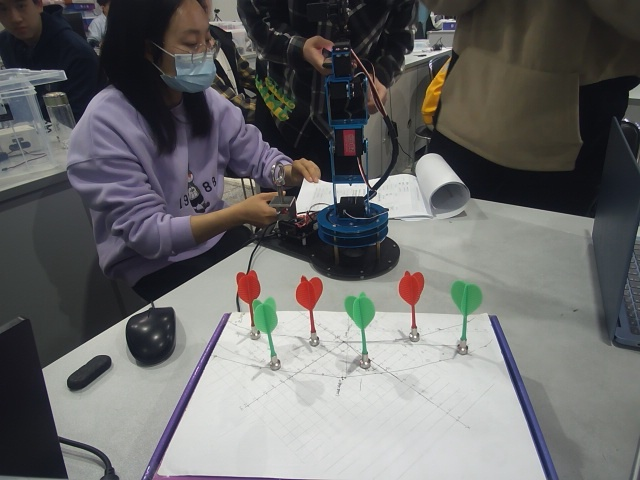
#> input picture object_detection/media/0.jpg, 640 x 480 px, found by its file name
$ python template.py
#> lines starting #> are read from the running program, lines starting #| are printed output that depends on the picture; after the words box and inside, x2 and y2 are one past the last pixel; in counts of white or black regions, pixels touching at a corner belong together; long printed decimals are rounded
# In[导入库]
import cv2
import numpy as np
import warnings
warnings.filterwarnings("ignore")
# In[待调节参数]
scale = 63/69.35
ori_of_world = np.array((333,340))
src_list = [(221,311), (146,477), (535,479), (474,311)] #四个顶点  左上、左下、右下、右上
# [11 lines of commented-out code are left out]
img = cv2.imread(r'.\0.JPG',1) #读取图片
#> img is the input picture: shape (480, 640, 3); mean B, G, R 105.5, 105.6, 105.7
# In[手动获取图中的a4纸的四个点]
def on_EVENT_LBUTTONDOWN1(event, x, y, flags, param):
    if event == cv2.EVENT_LBUTTONDOWN:
        xy = "%d,%d" % (x, y)
        print (xy)
        cv2.circle(img, (x, y), 1, (255, 0, 0), thickness = -1)
        cv2.putText(img, xy, (x, y), cv2.FONT_HERSHEY_PLAIN,
                    1.0, (0,0,0), thickness = 1)
        cv2.imshow("image", img)


cv2.namedWindow("image")
cv2.setMouseCallback("image", on_EVENT_LBUTTONDOWN1)
cv2.imshow("image", img)


while(True):
    if cv2.waitKey(1)==ord("q"):
#> (key q is pressed here)
        cv2.destroyAllWindows()
        break
# In[将图中a4纸转换视角]

pts1 = np.float32(src_list) #原始图像四个顶点
pts2 = np.float32([[158,270], [158,480], [511,480], [511,270]]) #转换目标点 图像变换尽量小一点试试
width = int(img.shape[1])
#> width = 640
height = int(img.shape[0])
#> height = 480
matrix = cv2.getPerspectiveTransform(pts1, pts2)
result = cv2.warpPerspective(img, matrix, (width,height)) #透视变换
kernel = np.ones((1,1), np.uint8)
result = cv2.dilate(result, kernel)


print('Dimensions : ',result.shape)
#| Dimensions :  (480, 640, 3)
# In[]
# 转换为HSV颜色空间
hsv = cv2.cvtColor(result, cv2.COLOR_BGR2HSV)
#> hsv: shape (480, 640, 3); mean H, S, V 63.2, 34.1, 141.3

# 定义红色、绿色和蓝色的颜色范围
green_lower = np.array([40, 50, 50])
green_upper = np.array([80, 255, 255])
blue_lower = np.array([100, 100, 100])
blue_upper = np.array([130, 255, 255])

lower_red = np.array([0,50,50])
upper_red = np.array([10,255,255])
lower_red2 = np.array([160,50,50])
upper_red2 = np.array([180,255,255])

# Threshold the HSV image to get only red colors
mask1 = cv2.inRange(hsv, lower_red, upper_red)
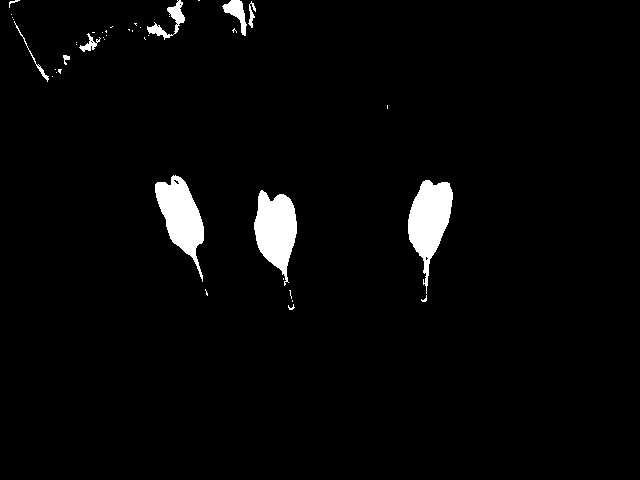
#> mask1: shape (480, 640); 2.9% white; 42 white regions (32 under 20 px), largest, box (x1, y1, x2, y2) and area: (408, 180, 453, 294) 2654, (254, 190, 297, 286) 2553, (155, 175, 204, 282) 2485
mask2 = cv2.inRange(hsv, lower_red2, upper_red2)
#> mask2: shape (480, 640); 0.26% white; 15 white regions (12 under 20 px), largest, box (x1, y1, x2, y2) and area: (223, 0, 260, 49) 577, (285, 282, 293, 308) 109, (421, 284, 427, 300) 55
red_mask = mask1 + mask2
#> red_mask: shape (480, 640); 3.2% white; 39 white regions (30 under 20 px), largest, box (x1, y1, x2, y2) and area: (408, 180, 453, 302) 2745, (254, 190, 297, 310) 2705, (155, 175, 204, 282) 2494
# red_mask = cv2.inRange(hsv, red_lower, red_upper)
green_mask = cv2.inRange(hsv, green_lower, green_upper)
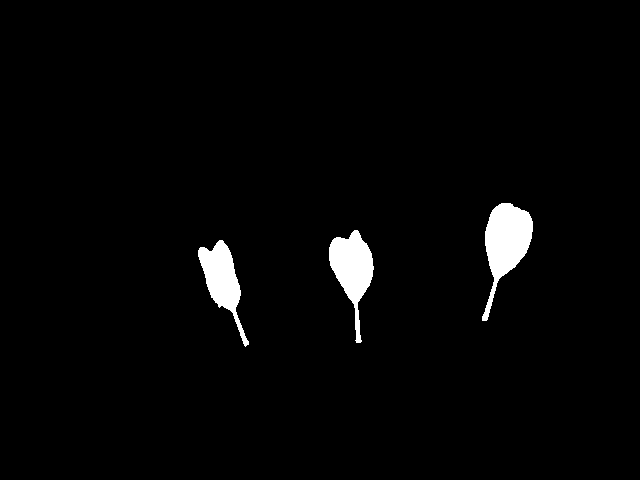
#> green_mask: shape (480, 640); 2.4% white; 3 white regions, box (x1, y1, x2, y2) and area: (482, 203, 533, 321) 2866, (329, 230, 374, 343) 2372, (198, 240, 249, 347) 2075
blue_mask = cv2.inRange(hsv, blue_lower, blue_upper)
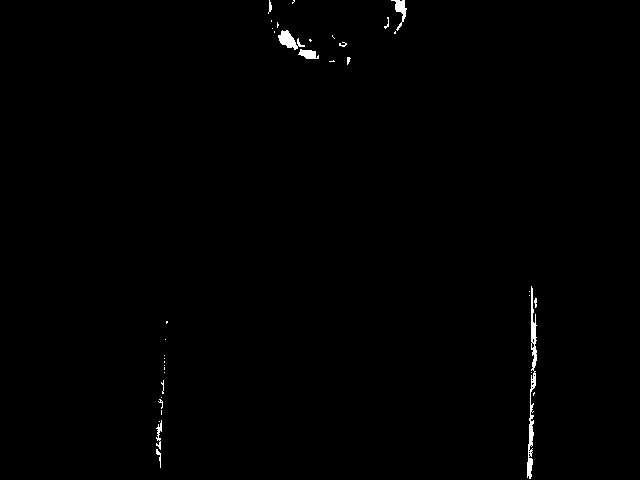
#> blue_mask: shape (480, 640); 0.51% white; 37 white regions (25 under 20 px)

# 对掩模进行形态学操作，去除噪点和孔洞
kernel = np.ones((1,1),np.uint8)
red_mask = cv2.morphologyEx(red_mask,cv2.MORPH_OPEN,kernel)
green_mask = cv2.morphologyEx(green_mask,cv2.MORPH_OPEN,kernel)
blue_mask = cv2.morphologyEx(blue_mask,cv2.MORPH_OPEN,kernel)

# 找到掩模中的轮廓
red_contours,_=cv2.findContours(red_mask,cv2.RETR_EXTERNAL,cv2.CHAIN_APPROX_SIMPLE)
#> red_contours = 39 contours, 31 with area under 20; largest, box (x1, y1, x2, y2) and area: (408, 180, 453, 302) 2609, (254, 190, 297, 310) 2570, (155, 175, 204, 282) 2374, (221, 0, 260, 49) 998, (147, 0, 185, 40) 358, (79, 33, 101, 52) 105, (14, 21, 49, 82) 62, (63, 55, 70, 65) 24
green_contours,_=cv2.findContours(green_mask,cv2.RETR_EXTERNAL,cv2.CHAIN_APPROX_SIMPLE)
#> green_contours = 3 contours; box (x1, y1, x2, y2) and area: (482, 203, 533, 321) 2734, (329, 230, 374, 343) 2248, (198, 240, 249, 347) 1954
blue_contours,_=cv2.findContours(blue_mask,cv2.RETR_EXTERNAL,cv2.CHAIN_APPROX_SIMPLE)
#> blue_contours = 37 contours, 32 with area under 20; largest, box (x1, y1, x2, y2) and area: (527, 286, 537, 479) 452, (278, 30, 305, 50) 211, (391, 0, 407, 31) 134, (298, 49, 319, 59) 110, (156, 420, 162, 450) 44
# In[]
# 绘制轮廓并标注颜色
for c in red_contours:
    x,y,w,h=cv2.boundingRect(c) # 获取外接矩形的坐标和宽高
    if w*h>500: # 过滤掉太小的区域
        cv2.rectangle(result,(x,y),(x+w,y+h),(0,0,255),3) # 在原图上绘制红色矩形框
        cv2.putText(result,"Red",(x,y-10),cv2.FONT_HERSHEY_SIMPLEX ,1,(0 ,0 ,255),3) # 在原图上标注"Red"
#> this loop made 39 passes
#> (x, y, w, h) on passes 1, 2, 3, 4, 6, 7, 8, 9, 11, 13, 14, 15: (205, 289, 3, 7), (254, 190, 43, 120), (408, 180, 45, 122), (155, 175, 49, 107), (52, 76, 1, 1), (56, 72, 1, 1), (58, 69, 4, 5), (55, 69, 1, 1), (83, 64, 1, 1), (63, 55, 7, 10), (76, 44, 1, 1), (76, 42, 1, 1)
#> (c, x, y, w, h) on passes 5, 10, 12, 17, 23, 24: ([[387, 105], [387, 108]], 387, 105, 1, 4), ([[89, 65], [89, 66]], 89, 65, 1, 2), ([[93, 61], [92, 62]], 92, 61, 2, 2), ([[144, 37], [144, 38], [145, 39], [144, 38]], 144, 37, 2, 3), ([[92, 32], [94, 32]], 92, 32, 3, 1), ([[132, 30], [132, 31]], 132, 30, 1, 2)
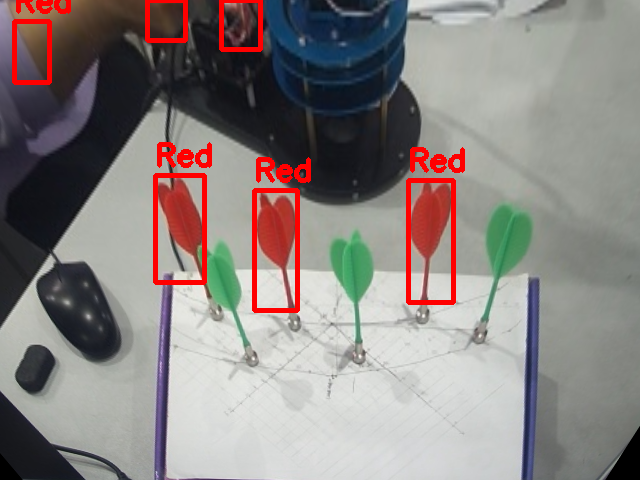
#> result: shape (480, 640, 3); mean B, G, R 128.4, 130.6, 138

for c in green_contours:
    x,y,w,h=cv2.boundingRect(c)
    if w*h>500:
        cv2.rectangle(result,(x,y),(x+w,y+h),(0 ,255 ,0),3)
        cv2.putText(result,"Green",(x,y-10),cv2.FONT_HERSHEY_SIMPLEX ,1,(0 ,255 ,0),3)
#> this loop made 3 passes
#> (x, y, w, h) on passes 1 to 3: (198, 240, 51, 107), (329, 230, 45, 113), (482, 203, 51, 118)
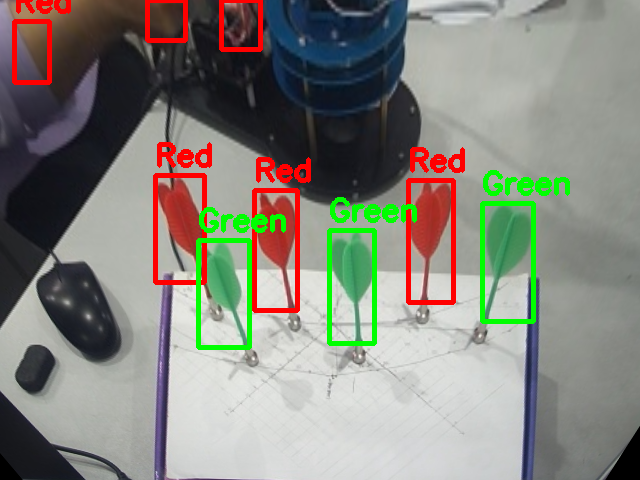
#> result: shape (480, 640, 3); 2.6% of pixels changed, all inside (x1, y1, x2, y2) = (196, 170, 570, 350)

for c in blue_contours:
    x,y,w,h=cv2.boundingRect(c)
    if w*h>500:
        cv2.rectangle(result,(x,y),(x+w,y+h),(255 ,0 ,0),3)
        cv2.putText(result,"Blue",(x,y-10),cv2.FONT_HERSHEY_SIMPLEX ,1,(255 ,0 ,0),3)
#> this loop made 37 passes
#> (x, y, w, h) on passes 1, 2, 3, 5, 6, 7, 8, 9, 10, 12, 14, 15: (156, 449, 5, 19), (159, 421, 1, 1), (156, 420, 6, 30), (158, 399, 5, 10), (161, 397, 1, 1), (533, 392, 2, 4), (161, 380, 3, 14), (531, 372, 1, 1), (164, 372, 1, 1), (164, 365, 1, 1), (164, 358, 1, 1), (164, 355, 1, 1)
#> (c, x, y, w, h) on passes 4, 11, 13, 17, 22, 27: ([[161, 410], [161, 414]], 161, 410, 1, 5), ([[164, 367], [164, 369]], 164, 367, 1, 3), ([[164, 361], [164, 362]], 164, 361, 1, 2), ([[166, 321], [166, 323], [167, 322], [167, 321]], 166, 321, 2, 3), ([[333, 60], [332, 61], [329, 61], [334, 61]], 329, 60, 6, 2), ([[332, 35], [332, 36], [334, 38], [332, 36]], 332, 35, 3, 4)
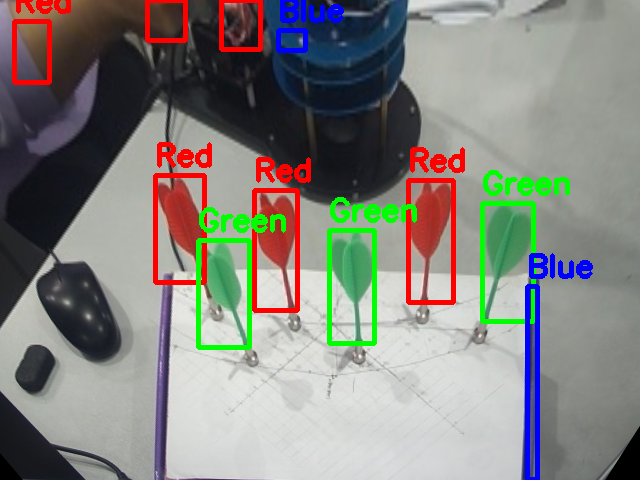
#> result: shape (480, 640, 3); 1.37% of pixels changed, all inside (x1, y1, x2, y2) = (276, 0, 593, 480)

# 显示结果图片
cv2.drawContours(result, red_contours,-1,(0,0,255),3)
cv2.drawContours(result, green_contours,-1,(0,0,255),3)
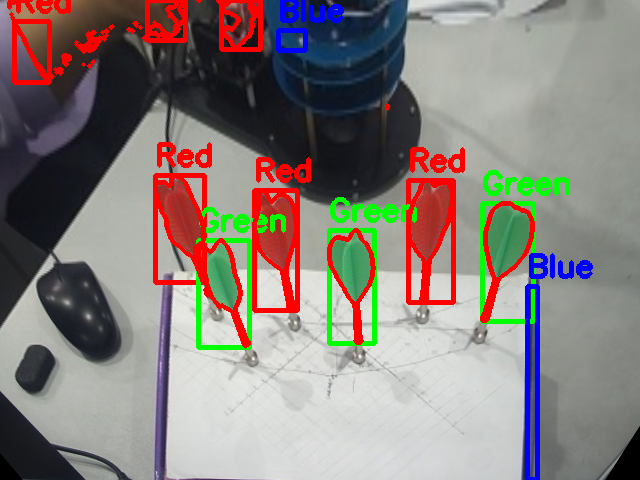
#> result: shape (480, 640, 3); mean B, G, R 123.8, 127.8, 136.6

def on_EVENT_LBUTTONDOWN(event, x, y, flags, param):
    if event == cv2.EVENT_LBUTTONDOWN:
        xy = "%d,%d" % (x, y)
        print (xy)
        cv2.circle(result, (x, y), 1, (255, 0, 0), thickness = -1)
        cv2.putText(result, xy, (x, y), cv2.FONT_HERSHEY_PLAIN,
                    1.0, (0,0,0), thickness = 1)
        cv2.imshow("result", result)


cv2.namedWindow("result")
cv2.setMouseCallback("result", on_EVENT_LBUTTONDOWN)


while(True):
    if cv2.waitKey(1)==ord("q"):
#> (key q is pressed here)
        cv2.destroyAllWindows()
        break
# In[]
def get_contour_max_list(contours):# contours不只包括大轮廓，还有个别小轮廓
    contour_max_list = []
    for dart in contours:
        x,y,w,h=cv2.boundingRect(dart)
        if w*h>3000:
            dart = dart[:,0]
            contour_max = tuple(dart[np.argmax(dart[:,1])])
            x = contour_max[0]
            contour_max_list.append(contour_max)
#> this loop made 39 passes
#> (y, w, h, contour_max) on passes 2 to 4: (190, 43, 120, (289, 309)), (180, 45, 122, (422, 301)), (175, 49, 107, (202, 281))
#> after the loop, contour_max_list = [(289, 309), (422, 301), (202, 281)]
    return contour_max_list,x

red_points,x_red = get_contour_max_list(red_contours)
#> red_points = [(289, 309), (422, 301), (202, 281)]; x_red = 9
green_points,x_green = get_contour_max_list(green_contours)
#> the loop in get_contour_max_list (call 2), `for dart in contours:` made 3 passes
#> (y, w, h, contour_max) on passes 1 to 3: (240, 51, 107, (245, 346)), (230, 45, 113, (356, 342)), (203, 51, 118, (482, 320))
#> green_points = [(245, 346), (356, 342), (482, 320)]; x_green = 482
print('max point of red:',red_points)
#| max point of red: [(289, 309), (422, 301), (202, 281)]
print('max point of green:',green_points)
#| max point of green: [(245, 346), (356, 342), (482, 320)]
# In[]
# test_point = [(322,314),(313,321),(305,329),(298,335),(289,345),(281,352),(274,360)]
theta = -42/180*(np.pi)# -60
sin = np.sin(theta)
cos = np.cos(theta)
rot_mat = np.array([[cos,-sin,0],[sin,cos,0],[0,0,1]])

Paorg_b = np.hstack((ori_of_world , np.array([0])))
Pborg_a = -np.dot(rot_mat,Paorg_b)

tran_mat_temp = np.hstack((rot_mat,Pborg_a.reshape(3,1)))
tran_mat = np.concatenate((tran_mat_temp,np.array([0,0,0,1]).reshape(1,4)),axis=0)
print('变换矩阵：\n',tran_mat)

red_point_list = []
green_point_list = []

def python2world(points,color_point_list):
    for ele in points:
        ele = ele + (0,1)
        final_point = np.dot(tran_mat,ele)[:2]*scale # 左乘变换矩阵
        print('final_point:',final_point)
        x =  36.2226 + 0.9452*final_point[0] + 0.0786*final_point[1]  + 204 #+ (-0.0004)*final_point[0]*final_point[0]
        y = 12.5045 + 0.0226*final_point[0] + 0.9213*final_point[1] + 0.0003*final_point[1]*final_point[1]+ 204 # + -0.0001*final_point[0]*final_point[0]
        if x>147 and y>274 :
            x = x + 5
            y = y + 5
        # x = final_point[0]
        # y = final_point[1]
        final_point= (x,y)# +186
        color_point_list.append(final_point)
#> this loop made 3 passes
#> (ele, x, y) on passes 1 to 3: ((245, 346, 0, 1), 192, 269.3), ((356, 342, 0, 1), 255.1, 205.3), ((482, 320, 0, 1), 315.6, 125.9)
#| final_point: [-55.762  57.542]
#| final_point: [ 16.743 -12.631]
#| final_point: [  88.433 -104.073]
#> after the loop, color_point_list = [(192, 269.3), (255.1, 205.3), (315.6, 125.9)]
    return color_point_list

green_point_list = python2world(green_points,green_point_list)
#> green_point_list = [(192, 269.3), (255.1, 205.3), (315.6, 125.9)]
red_point_list = python2world(red_points,red_point_list)
#> the loop in python2world (call 2), `for ele in points:` made 3 passes
#> (ele, x, y) on passes 1 to 3: ((289, 309, 0, 1), 194.8, 220.8), ((422, 301, 0, 1), 268.3, 145.2), ((202, 281, 0, 1), 125.9, 250.8)
#| final_point: [-48.548   5.818]
#| final_point: [ 36.377 -80.429]
#| final_point: [-124.302   39.799]
#> red_point_list = [(194.8, 220.8), (268.3, 145.2), (125.9, 250.8)]

print('final red point list:',red_point_list)
#| final red point list: [(194.792, 220.777), (268.285, 145.168), (125.861, 250.837)]
print('final green point list:',green_point_list) # 画的坐标系下表示
#| final green point list: [(192.040, 269.251), (255.055, 205.294), (315.629, 125.870)]

# In[准备传输数据]
all_point_list = []
mid_red_point = red_point_list.copy()
#> mid_red_point = [(194.8, 220.8), (268.3, 145.2), (125.9, 250.8)]
mid_green_point = green_point_list.copy()
#> mid_green_point = [(192, 269.3), (255.1, 205.3), (315.6, 125.9)]

mid_red_point.remove(min(red_point_list))
mid_red_point.remove(max(red_point_list))

mid_green_point.remove(min(green_point_list))
mid_green_point.remove(max(green_point_list))


#按照x坐标改变顺序
red_point_list = [max(red_point_list),mid_red_point[0],min(red_point_list)]
#> red_point_list = [(268.3, 145.2), (194.8, 220.8), (125.9, 250.8)]
green_point_list = [max(green_point_list),mid_green_point[0],min(green_point_list)]
#> green_point_list = [(315.6, 125.9), (255.1, 205.3), (192, 269.3)]
for i in range(len(red_point_list)):
    all_point_list.append(red_point_list[i])
    all_point_list.append(green_point_list[i])
#> this loop made 3 passes
#> after the loop, all_point_list = [(268.3, 145.2), (315.6, 125.9), (194.8, 220.8), (255.1, 205.3), (125.9, 250.8), (192, 269.3)]
control_data = []

i = 0
for point in all_point_list:
    if i%2 == 0:
        control_data.append((str(int(point[0]))+'x',str(int(point[1]))+'y','10z'))
    else:
        control_data.append((str(int(point[0]))+'x',str(int(point[1]))+'y','20z'))
    i = i+1
#> this loop made 6 passes
#> after the loop, control_data = [('268x', '145y', '10z'), ('315x', '125y', '20z'), ('194x', '220y', '10z'), ('255x', '205y', '20z'), ('125x', '250y', '10z'), ('192x', '269y', '20z')]; i = 6
print(control_data)
#| [('268x', '145y', '10z'), ('315x', '125y', '20z'), ('194x', '220y', '10z'), ('255x', '205y', '20z'), ('125x', '250y', '10z'), ('192x', '269y', '20z')]
# [23 lines of commented-out code are left out]
